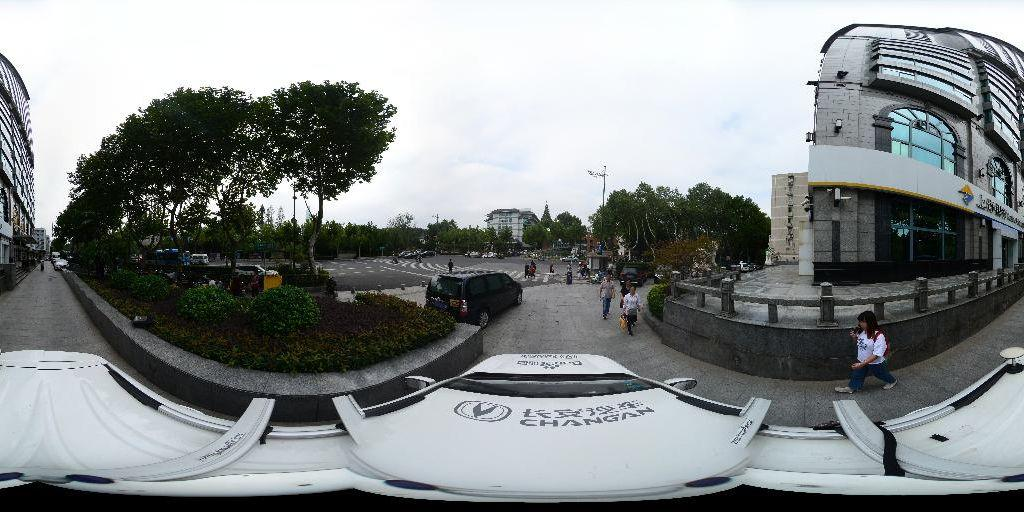
#> input picture images/streetview.jpg, 1024 x 512 px
$ python geomatric_transformation.py
#> lines starting #> are read from the running program, lines starting #| are printed output that depends on the picture
import numpy as np
import cv2
import matplotlib.pyplot as plt

#
# geometric transformation include Scaling Translation
# Affine Transformation(仿射变换) Perspective Transformation(透视变换)
#

img = cv2.imread('images/streetview.jpg', 0)
#> img: shape (512, 1024); min 0, max 255, mean 136.4
rows,cols = img.shape
#> rows = 512; cols = 1024

# scaling
# res = cv2.resize(img,None,fx=0.5, fy=3, interpolation = cv2.INTER_CUBIC)

# translation
# M = np.float32([[1,0,100],[0,1,50]])
# dst = cv2.warpAffine(img,M,(cols,rows))

# rotate
M = cv2.getRotationMatrix2D((cols/2,rows/2),60,1)
dst = cv2.warpAffine(img,M,(cols,rows))
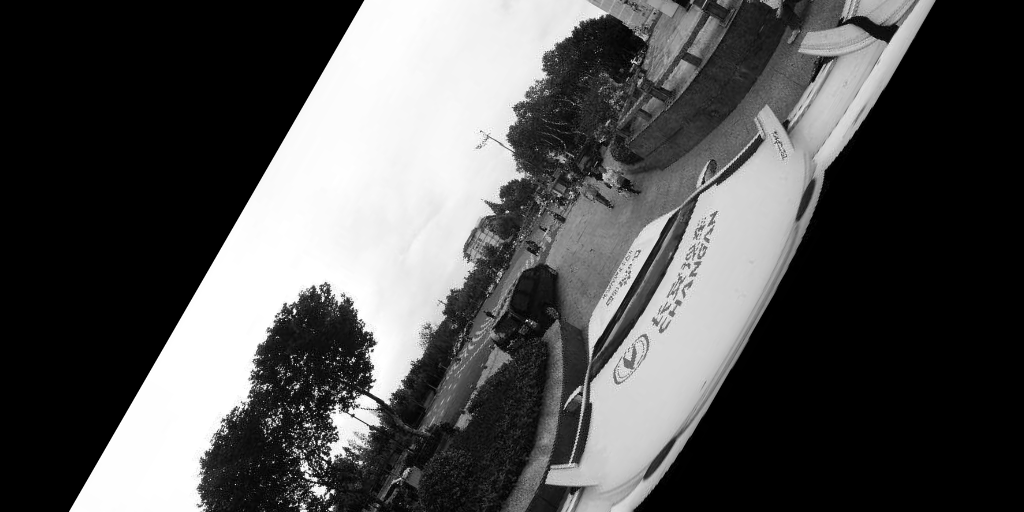
#> dst: shape (512, 1024); min 0, max 255, mean 82.7

cv2.imshow('image',dst)
cv2.waitKey(0)
cv2.destroyAllWindows()

$ run again, with images/01002500001403131122034235V.jpg copied over images/streetview.jpg
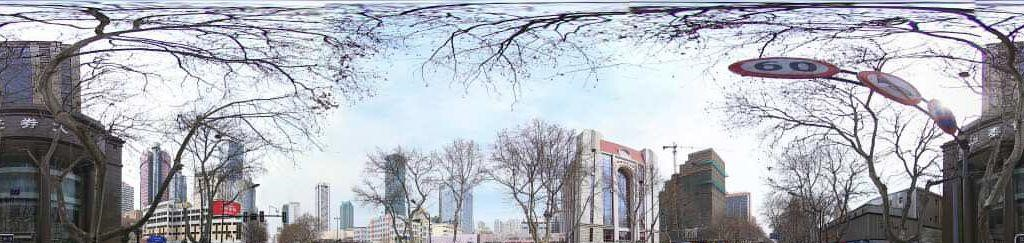
#> input picture images/01002500001403131122034235V.jpg, 1024 x 243 px
#> `img = cv2.imread('images/streetview.jpg', 0)`:
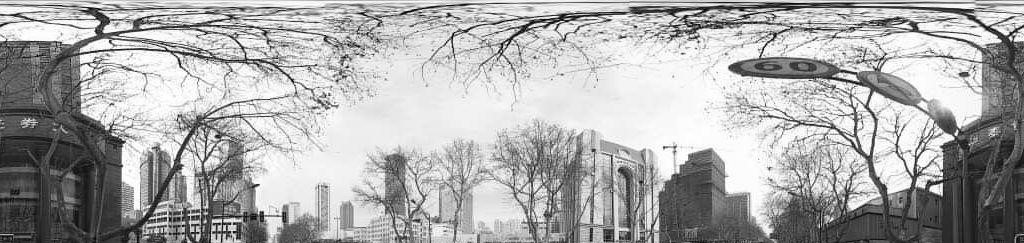
#> img: shape (243, 1024); min 0, max 255, mean 171.6
#> `dst = cv2.warpAffine(img,M,(cols,rows))`:
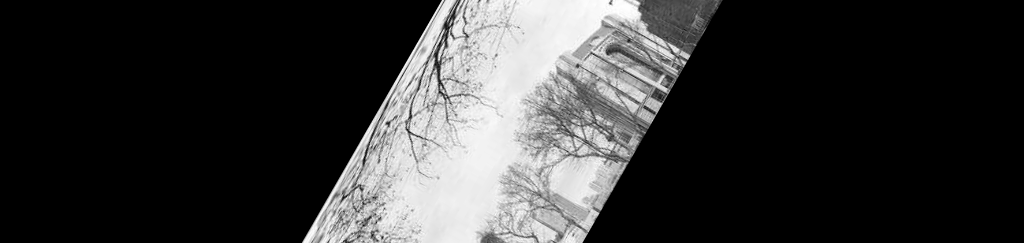
#> dst: shape (243, 1024); min 0, max 255, mean 52.4

$ run again, with images/01002500001405051327290575O.jpg copied over images/streetview.jpg
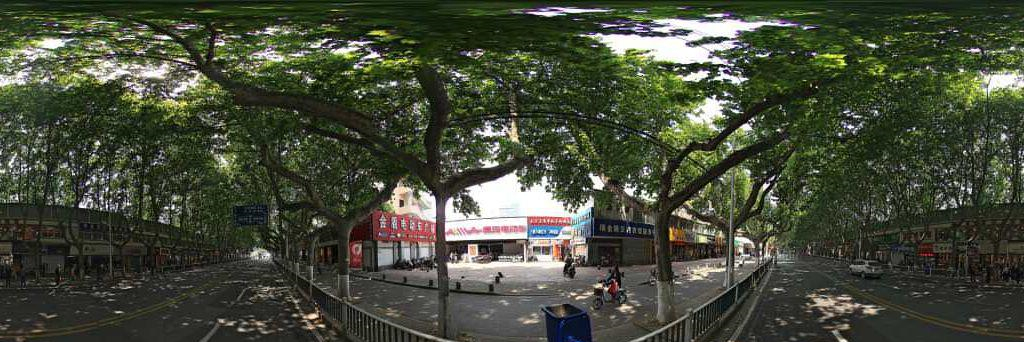
#> input picture images/01002500001405051327290575O.jpg, 1024 x 342 px
#> `img = cv2.imread('images/streetview.jpg', 0)`:
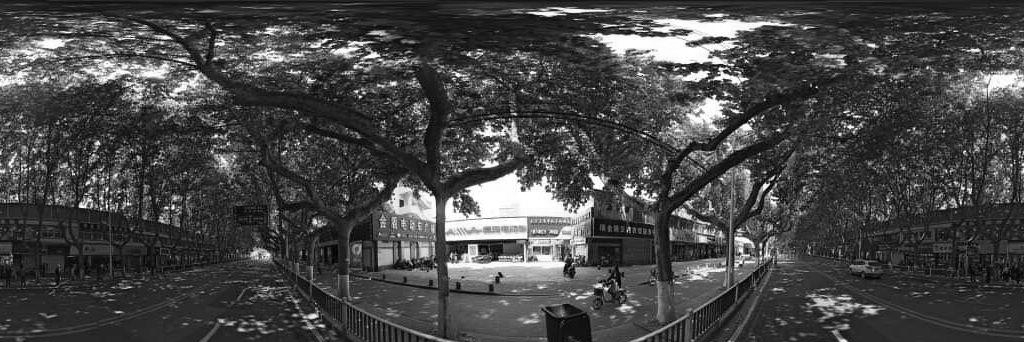
#> img: shape (342, 1024); min 0, max 255, mean 70.3
#> `dst = cv2.warpAffine(img,M,(cols,rows))`:
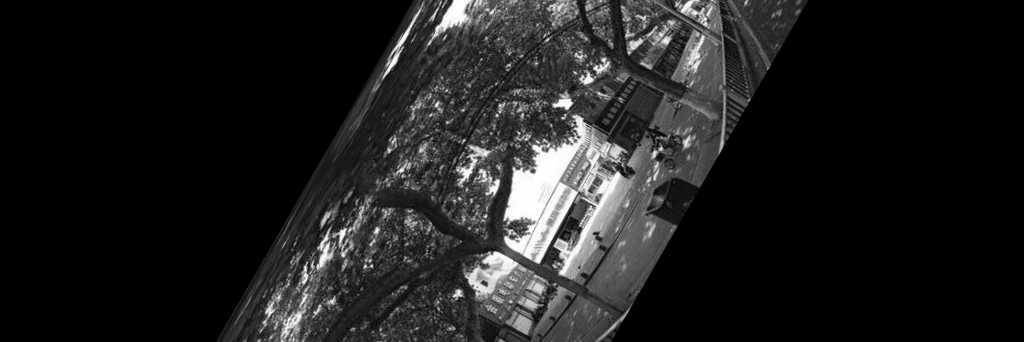
#> dst: shape (342, 1024); min 0, max 255, mean 30.6

$ run again, with images/08db2caeab1dc6dcfb2213da.jpg copied over images/streetview.jpg
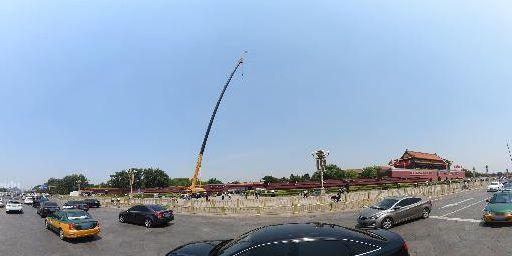
#> input picture images/08db2caeab1dc6dcfb2213da.jpg, 512 x 256 px
#> `img = cv2.imread('images/streetview.jpg', 0)`:
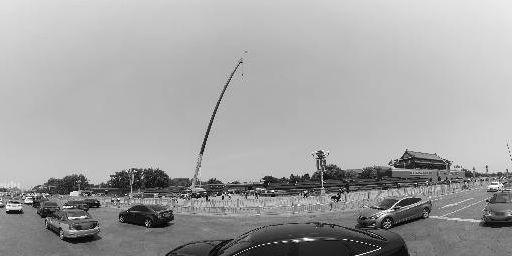
#> img: shape (256, 512); min 0, max 255, mean 162.8
#> `dst = cv2.warpAffine(img,M,(cols,rows))`:
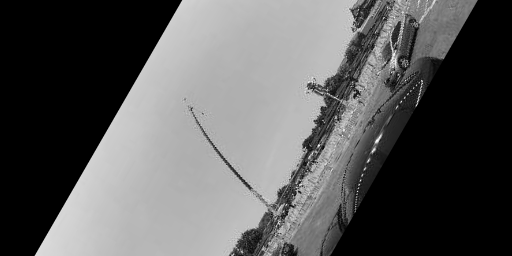
#> dst: shape (256, 512); min 0, max 253, mean 90.5
